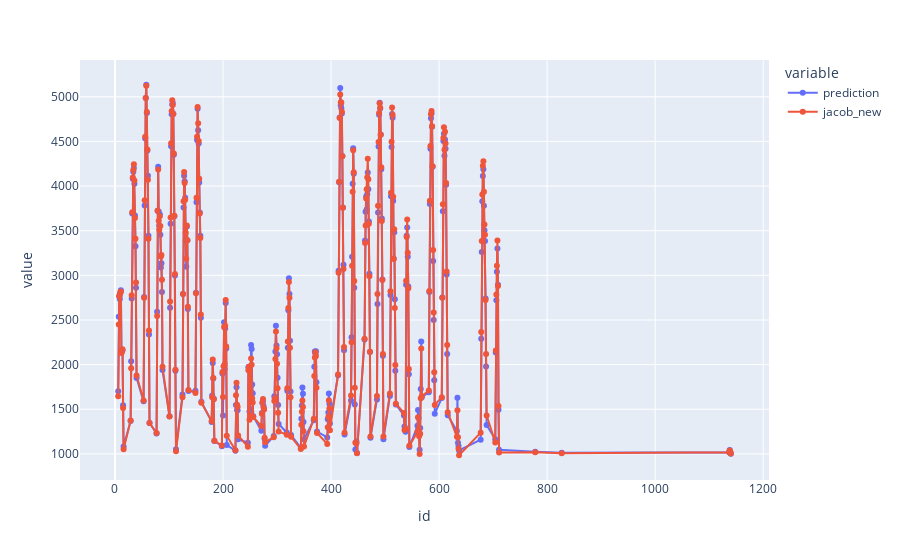

The code cell stored with this chart in its notebook:
### Code cell
import plotly.express as px
avg['jacob_new'] = xgbc_simen['prediction']

print( (abs(avg['jacob_new'] - avg['prediction']).mean()))

fig = px.line(avg[avg['prediction'] > 1000], x='id', y=['prediction', 'jacob_new'], markers=True)
fig.show()

#FIRST: 11.803380395250466
#SECOND: 11.803380395250466

### Figure 1 — Plotly figure (JSON) as saved in the notebook; plotly's stock layout.template omitted (floating-point values rounded to 4 significant figures; data arrays with more than 128 entries replaced by an {"elided": "..."} marker saying what was removed)
{"data": [{"hovertemplate": "variable=prediction<br>id=%{x}<br>value=%{y}<extra></extra>", "legendgroup": "prediction", "line": {"color": "#636efa", "dash": "solid"}, "marker": {"symbol": "circle"}, "mode": "lines+markers", "name": "prediction", "orientation": "v", "showlegend": true, "type": "scatter", "x": {"elided": "299 int values"}, "xaxis": "x", "y": {"elided": "299 float values"}, "yaxis": "y"}, {"hovertemplate": "variable=jacob_new<br>id=%{x}<br>value=%{y}<extra></extra>", "legendgroup": "jacob_new", "line": {"color": "#EF553B", "dash": "solid"}, "marker": {"symbol": "circle"}, "mode": "lines+markers", "name": "jacob_new", "orientation": "v", "showlegend": true, "type": "scatter", "x": {"elided": "299 int values"}, "xaxis": "x", "y": {"elided": "299 float values"}, "yaxis": "y"}], "layout": {"legend": {"title": {"text": "variable"}, "tracegroupgap": 0}, "margin": {"t": 60}, "xaxis": {"anchor": "y", "domain": [0, 1], "title": {"text": "id"}}, "yaxis": {"anchor": "x", "domain": [0, 1], "title": {"text": "value"}}}}
